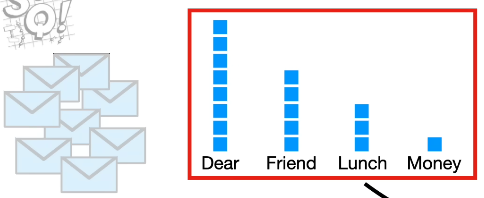
#> input picture Machine Learning/Naive Bayes/Multinomial Naive Bayes/images/data.png, 484 x 198 px
$ jupyter execute 'multinomial naive bayes.ipynb'
#> lines starting #> are read from the running program, lines starting #| are printed output that depends on the picture
1. [Multinomial Naive Bayes](#multinomial-naive-bayes)

#### Multinomial Naive Bayes:
- used to solve classification and generally not preferred for regression problem statement
- works on the principle of Bayes theorem and conditional probability

- lets consider, we have a binary classification problem and trying to solve it with the data shown in the below images

[cell 1]
from PIL import Image
from IPython.display import display

img = Image.open('images/data.png')
#> img is the input picture: PIL image 484x198 RGBA; mean R, G, B, A 235.3, 236.1, 240.4, 255
new_image = img.resize((550, 220))
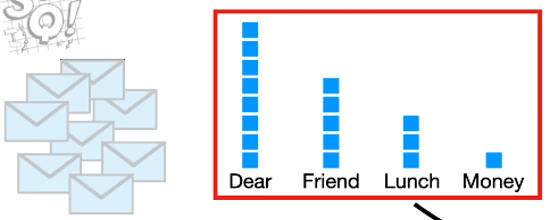
#> new_image: PIL image 550x220 RGBA; mean R, G, B, A 235.3, 236, 240.3, 255
display(new_image)

[cell 2]
from PIL import Image
from IPython.display import display

img = Image.open('images/data1.png')
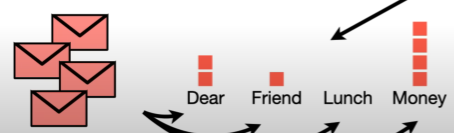
#> input picture Machine Learning/Naive Bayes/Multinomial Naive Bayes/images/data1.png, 454 x 133 px
#> img is the input picture: PIL image 454x133 RGBA; mean R, G, B, A 218.7, 205.3, 204.1, 255
new_image = img.resize((480, 150))
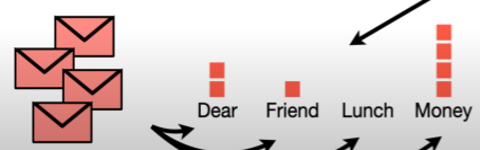
#> new_image: PIL image 480x150 RGBA; mean R, G, B, A 218.7, 205.3, 204.1, 255
display(new_image)

- we first gather all the words associated against both the classes
- we calculate the overall probability of the output class labels
    - P(Normal) = 8/12 = 0.67
    - P(Spam) = 4/12 = 0.33
- these probabilities are called prior probabilities

- now we calculate the probability of each word w.r.t normal output class
    - P(Dear|Normal) = 8/17 = 0.47
    - P(Friend|Normal) = 5/17 = 0.29
    - P(Lunch|Normal) = 3/17 = 0.18
    - P(Money|Normal) = 1/17 = 0.05
- we also calculate the probability of each word w.r.t spam output class
    - P(Dear|Spam) = 2/7 = 0.29
    - P(Friend|Spam) = 1/7 = 0.14
    - P(Lunch|Spam) = 0/7 = 0
    - P(Money|Spam) = 4/7 = 0.57
- the above probabilities are also called as likelihoods while taking the probabilities of the discrete variables/values

- now imagine, we get a test input data
    - "Dear Friend"
- we calculate the probabilities of the test data "Dear Friend" using bayes theorem
    - P(Dear Friend|Normal) = P(Dear|Normal) * P(Friend|Normal) * P(Normal) = 0.47 * 0.29 * 0.67 = 0.09
    - P(Dear Friend|Spam) = P(Dear|Spam) * P(Friend|Spam) * P(Spam) = 0.29 * 0.14 * 0.33 = 0.01
- now we compare the values for the test data against both the classes and choose the one that has the highest value and label the test data with that class
    - Dear Friend = Normal class

- now imagine, we get a test input data
    - "Lunch Money Money Money Money"
- we calculate the probabilities of the test data "Dear Friend" using bayes theorem
    - P(Lunch Money Money Money Money|Normal) = P(Lunch|Normal) * P(Money|Normal) * P(Money|Normal) * P(Money|Normal) * P(Money|Normal) * P(Normal) = 0.18 * 0.05 * 0.05 * 0.05 * 0.05 * 0.67 = 0.000002
    - P(Lunch Money Money Money Money|Spam) = P(Lunch|Spam) * P(Money|Spam) * P(Money|Spam) * P(Money|Spam) * P(Money|Spam) * P(Spam) = 0 * 0.05 * 0.05 * 0.05 * 0.05 * 0.33 = 0
- now we compare the values for the test data against both the classes and choose the one that has the highest value and label the test data with that class
    - Lunch Money Money Money Money = Normal class (but its a spam)
- since some of the value for a word is 0, the whole probability will also be 0 called as zero probability
- to overcome zero probability we perform laplace smoothing
    - adding each word count by 1 or any constant number
    - ensure the alpha value in laplace smoothing is assigned properly
        - alpha high = underfitting
            - then the output probability of both the classes will be closer to 0.5
        - alpha low = overfitting
            - due to zero probability

[cell 3]
from PIL import Image
from IPython.display import display

img = Image.open('images/laplace.png')
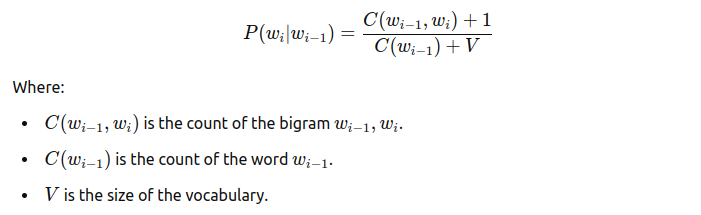
#> input picture Machine Learning/Naive Bayes/Multinomial Naive Bayes/images/laplace.png, 701 x 215 px
#> img is the input picture: PIL image 701x215 RGBA; mean R, G, B, A 249.2, 249.2, 249.2, 255
new_image = img.resize((700, 220))
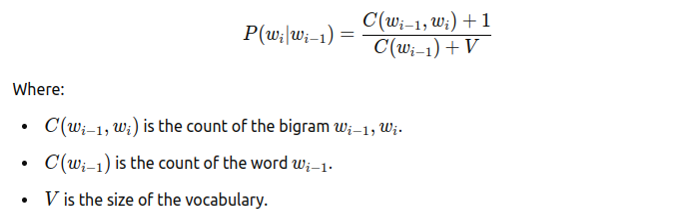
#> new_image: PIL image 700x220 RGBA; mean R, G, B, A 249, 249, 249, 255
display(new_image)
